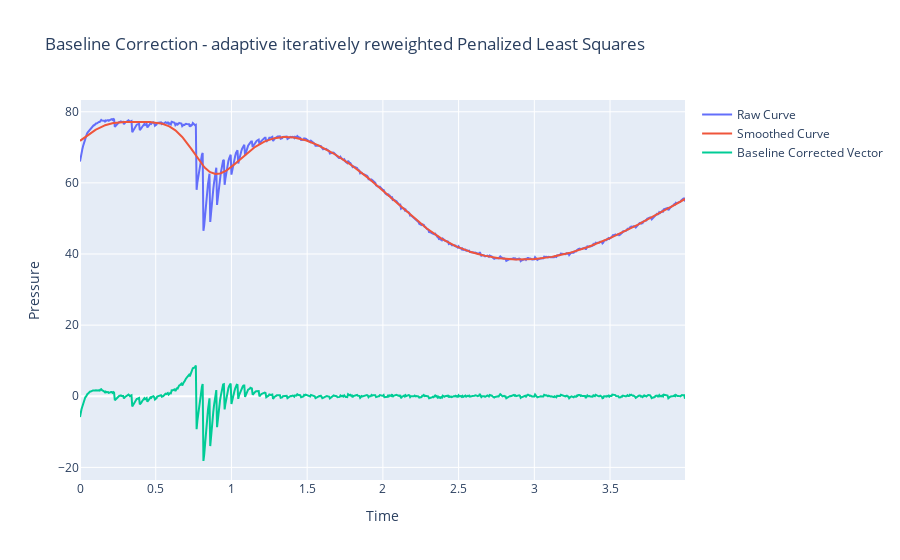

Notebook code for this chart:
### Code cell
"""
5. airPLS (adaptive iteratively reweighted Penalized Least Squares)
- fit a polynomial of degree <degree> to the original signal, to simulate a blank chromatogram and subtract it from the original signal 
"""
def logistic(x, m, s):
    return 1.0 / (1.0 + np.exp(-(x - m) / s))

smoothness = 1e5
n_iterations = 50
L = len(pressure_vector)
D = sparse.csc_matrix(np.diff(np.eye(L), 2))
w = np.ones(L)
for i in range(n_iterations):
    W = sparse.spdiags(w, 0, L, L)
    Z = W + smoothness * D.dot(D.transpose())
    smoothed_vector = spsolve(Z, w * pressure_vector)
    d = pressure_vector - smoothed_vector
    d_neg = d[d < 0]
    abs_d_neg = np.abs(d_neg).sum()
    abs_y = np.abs(pressure_vector).sum()
    if abs_d_neg < 0.001 * abs_y:
        break
    if len(d_neg) == 0:
        m_d, s_d = 0, 1
    else:
        m_d = np.mean(d_neg)
        s_d = np.std(d_neg) if np.std(d_neg) > 0 else 1
    w = np.ones(L)
    mask = pressure_vector > smoothed_vector
    w[mask] = logistic(pressure_vector[mask] - smoothed_vector[mask], m_d, s_d)
    # w[~mask] = 1  # already set by np.ones(L)
# baseline correction by subtracting the smoothed vector from the original pressure vector
baseline_corrected_vector = pressure_vector - smoothed_vector
# Remove the elements from the beginning and end to avoid edge effects. Typically <window_size // 2>
# baseline_corrected_vector = baseline_corrected_vector[1:-1]
fig = go.Figure()
fig.add_trace(go.Scatter(x=time, y=pressure_vector, mode='lines', name='Raw Curve'))
fig.add_trace(go.Scatter(x=time, y=smoothed_vector, mode='lines', name='Smoothed Curve'))
fig.add_trace(go.Scatter(x=time, y=baseline_corrected_vector, mode='lines', name='Baseline Corrected Vector'))
fig.update_layout(title='Baseline Correction - adaptive iteratively reweighted Penalized Least Squares', xaxis_title='Time', yaxis_title='Pressure')
fig.show()
fig.write_image("dev/figures/fig_baseline_correction_airPLS.png", width=1100, height= 350, scale = 3)

### Figure 1 — Plotly figure (JSON) as saved in the notebook; plotly's stock layout.template omitted (floating-point values rounded to 4 significant figures; data arrays with more than 128 entries replaced by an {"elided": "..."} marker saying what was removed)
{"data": [{"mode": "lines", "name": "Raw Curve", "type": "scatter", "x": {"elided": "800 float values"}, "y": {"elided": "800 float values"}}, {"mode": "lines", "name": "Smoothed Curve", "type": "scatter", "x": {"elided": "800 float values"}, "y": {"elided": "800 float values"}}, {"mode": "lines", "name": "Baseline Corrected Vector", "type": "scatter", "x": {"elided": "800 float values"}, "y": {"elided": "800 float values"}}], "layout": {"title": {"text": "Baseline Correction - adaptive iteratively reweighted Penalized Least Squares"}, "xaxis": {"title": {"text": "Time"}}, "yaxis": {"title": {"text": "Pressure"}}}}
